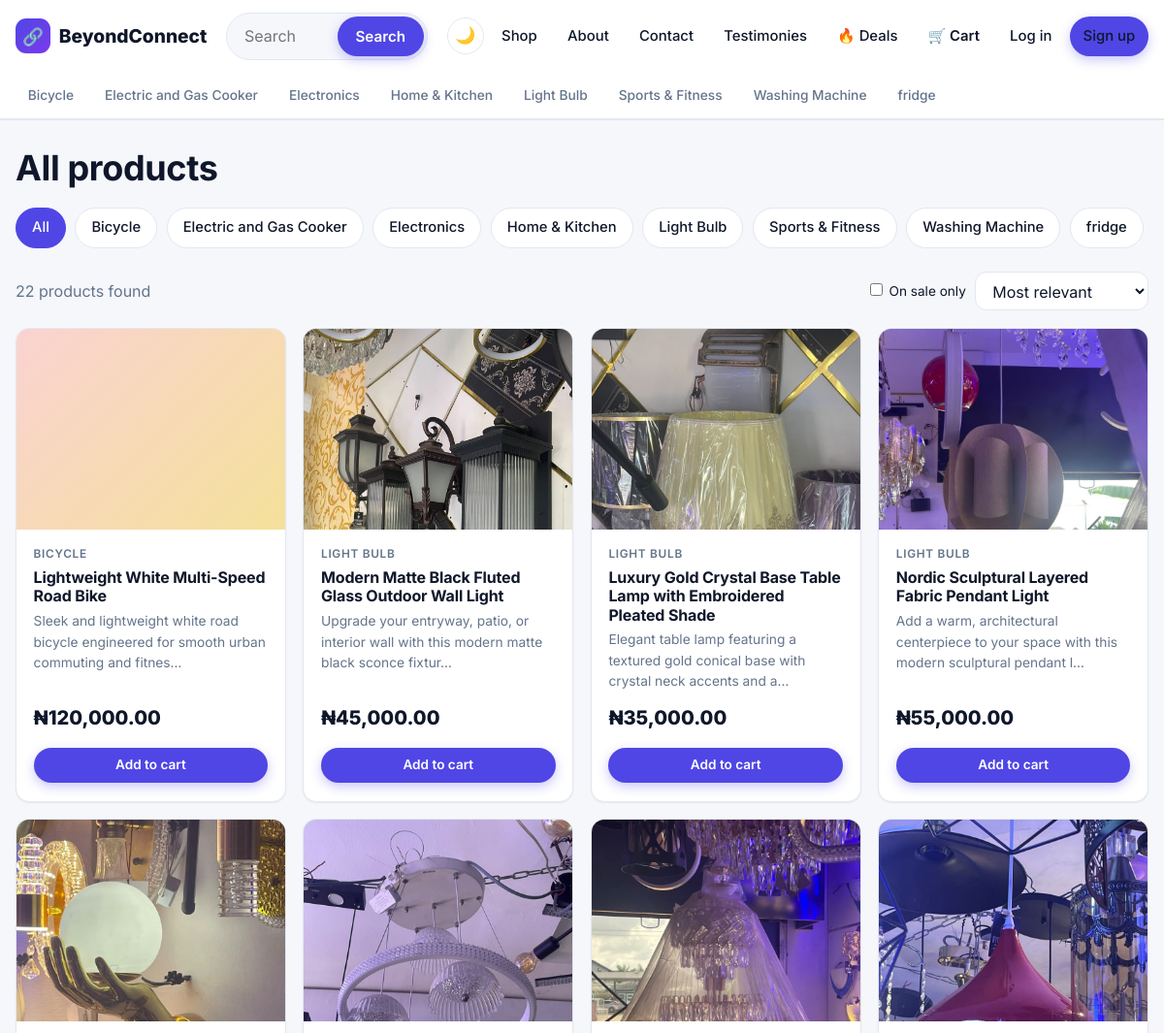
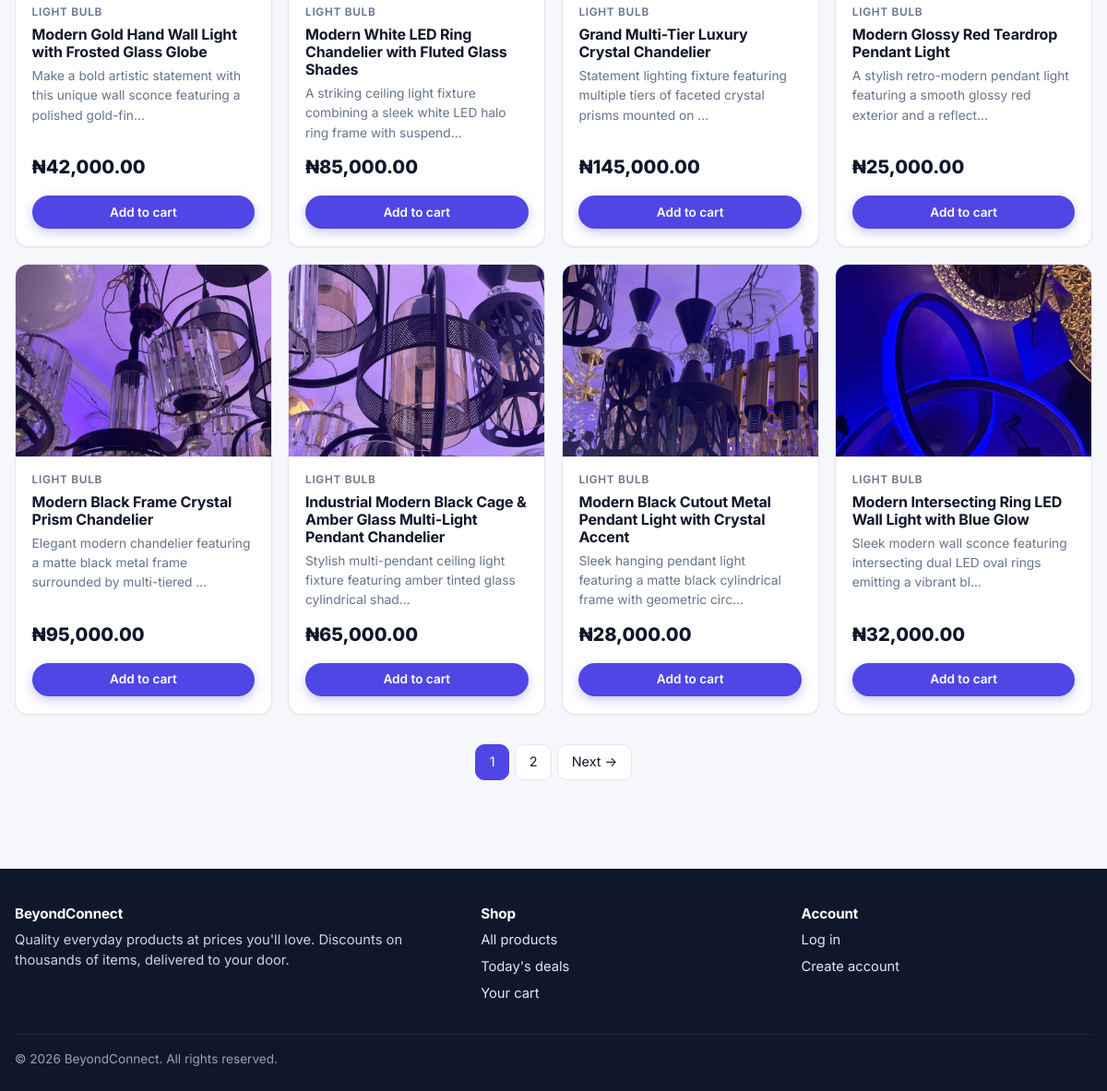
Screenshot of /products/ with the database file from the repository (2 pictures, top to bottom).
### store/models.py (models this page shows, shortened)
class Category(models.Model):
    name = models.CharField(max_length=100, unique=True)
    slug = models.SlugField(max_length=110, unique=True, blank=True)
    icon = models.CharField(max_length=8, blank=True, default="🛍️", help_text="An emoji shown on category chips.")
    description = models.TextField(blank=True)
    class Meta:
        ordering = ["name"]
        verbose_name_plural = "categories"
    def get_absolute_url(self):
        return reverse("store:category", args=[self.slug])

class Product(models.Model):
    category = models.ForeignKey(Category, on_delete=models.PROTECT, related_name="products")
    name = models.CharField(max_length=200)
    slug = models.SlugField(max_length=220, unique=True, blank=True)
    description = models.TextField()
    price = models.DecimalField(
        "original price",
        max_digits=10,
        decimal_places=2,
        validators=[MinValueValidator(Decimal("0.01"))],
    )
    discount_percent = models.PositiveSmallIntegerField(
        default=0,
        validators=[MaxValueValidator(90)],
        help_text="0-90. The discounted price is calculated automatically.",
    )
    stock = models.PositiveIntegerField(default=0)
    image = models.ImageField(upload_to="products/", blank=True)
    image_url = models.URLField(blank=True, help_text="Optional: use an external image instead of uploading one.")
    is_active = models.BooleanField(default=True, help_text="Untick to hide the product from the store.")
    is_featured = models.BooleanField(default=False)
    created_at = models.DateTimeField(auto_now_add=True)
    updated_at = models.DateTimeField(auto_now=True)
    class Meta:
        ordering = ["-created_at"]
    def get_absolute_url(self):
        return reverse("store:product_detail", args=[self.slug])
    @property
    def has_discount(self):
        return self.discount_percent > 0
    @property
    def discounted_price(self):
        factor = Decimal(100 - self.discount_percent) / Decimal(100)
        return (Decimal(self.price) * factor).quantize(TWO_PLACES, rounding=ROUND_HALF_UP)
    @property
    def in_stock(self):
        return self.stock > 0
    @property
    def image_src(self):
        if self.image:
            return self.image.url
        return self.image_url or ""
    @property
    def placeholder_hue(self):
        return ((self.pk or 0) * 47) % 360

### store/views.py (the view)
# urls.py: path("products/", views.product_list, name="product_list"),
def product_list(request, category_slug=None):
    query = request.GET.get("q", "").strip()
    sort = request.GET.get("sort", "relevance")
    deals_only = request.GET.get("deals") == "1"
    category = get_object_or_404(Category, slug=category_slug) if category_slug else None
    products = Product.objects.filter(is_active=True).select_related("category")
    if category:
        products = products.filter(category=category)
    if deals_only:
        products = products.filter(discount_percent__gt=0)
    if query:
        for term in query.split()[:6]:
            products = products.filter(
                Q(name__icontains=term) | Q(description__icontains=term) | Q(category__name__icontains=term)
            )
    products = products.annotate(
        net_price=ExpressionWrapper(
            F("price") * (100 - F("discount_percent")),
            output_field=DecimalField(max_digits=14, decimal_places=2),
        )
    )
    if sort == "price_low":
        products = products.order_by("net_price", "name")
    elif sort == "price_high":
        products = products.order_by("-net_price", "name")
    elif sort == "discount":
        products = products.order_by("-discount_percent", "name")
    elif sort == "name":
        products = products.order_by("name")
    elif sort == "newest":
        products = products.order_by("-created_at")
    else:
        sort = "relevance"
        if query:
            products = products.annotate(
                rel=Case(
                    When(name__icontains=query, then=Value(0)),
                    default=Value(1),
                    output_field=IntegerField(),
                )
            ).order_by("rel", "-is_featured", "-created_at")
        else:
            products = products.order_by("-is_featured", "-created_at")
    paginator = Paginator(products, PAGE_SIZE)
    page = paginator.get_page(request.GET.get("page"))
    context = {
        "page_obj": page,
        "products": page.object_list,
        "result_count": paginator.count,
        "query": query,
        "category": category,
        "sort": sort,
        "sort_options": SORT_OPTIONS,
        "deals_only": deals_only,
        "categories": Category.objects.all(),
    }
    return render(request, "store/product_list.html", context)

### store/cart.py (called while the page is built)
    def __len__(self):
        return sum(self.items.values())

### store/context_processors.py (called while the page is built)
def site(request):
    return {
        "SITE_NAME": settings.SITE_NAME,
        "CURRENCY": settings.CURRENCY_SYMBOL,
        "FREE_SHIPPING": Decimal(str(settings.FREE_SHIPPING_THRESHOLD)),
        "cart_count": len(Cart(request)),
        "nav_categories": Category.objects.all()[:8],
    }

### store/templatetags/store_extras.py (called while the page is built)
@register.filter
def money(value):
    try:
        amount = Decimal(value)
    except (InvalidOperation, TypeError, ValueError):
        return value
    return f"{settings.CURRENCY_SYMBOL}{amount:,.2f}"

@register.simple_tag(takes_context=True)
def url_replace(context, **kwargs):
    query = context["request"].GET.copy()
    for key, value in kwargs.items():
        query[key] = value
    return query.urlencode()

### templates/store/product_list.html (shortened to what this page needs)
{% extends "base.html" %}
{% load store_extras %}
{% block content %}
<div class="page-head">
  {% if query %}
    <h1>Results for “{{ query }}”</h1>
  {% elif category %}
    <h1>{{ category.icon }} {{ category.name }}</h1>
    {% if category.description %}<p class="muted">{{ category.description }}</p>{% endif %}
  {% elif deals_only %}
    <h1>🔥 Deals &amp; discounts</h1>
  {% else %}
    <h1>All products</h1>
  {% endif %}
</div>
<div class="chips mb">
  <a class="chip {% if not category %}active{% endif %}" href="{% url 'store:product_list' %}{% if query %}?q={{ query|urlencode }}{% endif %}">All</a>
  {% for c in categories %}
    <a class="chip {% if category and category.pk == c.pk %}active{% endif %}" href="{{ c.get_absolute_url }}{% if query %}?q={{ query|urlencode }}{% endif %}">{{ c.icon }} {{ c.name }}</a>
  {% endfor %}
</div>
<div class="toolbar">
  <p class="muted" style="margin:0">{{ result_count }} product{{ result_count|pluralize }} found</p>
  <form method="get">
    <label class="small"><input type="checkbox" name="deals" value="1" {% if deals_only %}checked{% endif %} onchange="this.form.submit()"> On sale only</label>
    <select name="sort" class="select" onchange="this.form.submit()" aria-label="Sort products">
      {% for value, label in sort_options %}<option value="{{ value }}" {% if sort == value %}selected{% endif %}>{{ label }}</option>{% endfor %}
    </select>
  </form>
</div>
{% if products %}
  <div class="grid">{% for product in products %}{% include "store/_product_card.html" %}{% endfor %}</div>
  {% include "partials/_pagination.html" %}
{% endif %}
{% endblock %}

### templates/base.html (shortened to what this page needs)
{% load static %}<!DOCTYPE html>
<html lang="en">
<head>
  <link rel="stylesheet" href="{% static 'css/style.css' %}">
</head>
<body>
  <header class="site-header">
    <div class="container header-row">
      <a href="{% url 'store:home' %}" class="brand"><span class="brand-mark">🔗</span>{{ SITE_NAME }}</a>
      <form class="search-form" action="{% url 'store:search' %}" method="get" role="search" autocomplete="off">
        <input type="search" name="q" value="{{ request.GET.q }}" placeholder="Search products, e.g. laptop, shoes, lamp…" aria-label="Search products" data-search-input>
        <button class="btn btn-primary" type="submit">Search</button>
      </form>
      <nav class="nav" data-nav>
        <button type="button" class="theme-toggle" data-theme-toggle aria-label="Switch to dark mode" title="Switch light / dark mode">🌙</button>
        <a href="{% url 'store:product_list' %}">Shop</a>
        <a href="{% url 'store:about' %}">About</a>
        <a href="{% url 'store:contact' %}">Contact</a>
        <a href="{% url 'store:testimonials' %}">Testimonies</a>
        <a href="{% url 'store:product_list' %}?deals=1&sort=discount">🔥 Deals</a>
        <a href="{% url 'store:cart' %}" class="cart-link">🛒 Cart{% if cart_count %}<span class="cart-count">{{ cart_count }}</span>{% endif %}</a>
        {% if user.is_authenticated %}
          {% if user.is_staff %}<a href="{% url 'dashboard:home' %}">Admin</a>{% endif %}
          <a href="{% url 'accounts:dashboard' %}">👤 {{ user.first_name|default:user.username }}</a>
          <form action="{% url 'accounts:logout' %}" method="post">{% csrf_token %}<button type="submit" class="link-button">Log out</button></form>
        {% else %}
          <a href="{% url 'accounts:login' %}">Log in</a>
          <a href="{% url 'accounts:signup' %}" class="btn btn-primary btn-sm">Sign up</a>
        {% endif %}
      </nav>
    </div>
    {% if nav_categories %}
    <div class="category-bar">
      <div class="container">
        {% for c in nav_categories %}<a href="{{ c.get_absolute_url }}">{{ c.icon }} {{ c.name }}</a>{% endfor %}
      </div>
    </div>
    {% endif %}
  </header>
  <main>
    <div class="container">
      {% block content %}{% endblock %}
    </div>
  </main>
  <footer class="site-footer">
    <div class="container">
      <div class="footer-grid">
        <div>
          <h4>{{ SITE_NAME }}</h4>
          <p>Quality everyday products at prices you'll love. Discounts on thousands of items, delivered to your door.</p>
        </div>
        <div>
          <h4>Shop</h4>
          <ul>
            <li><a href="{% url 'store:product_list' %}">All products</a></li>
            <li><a href="{% url 'store:product_list' %}?deals=1&sort=discount">Today's deals</a></li>
            <li><a href="{% url 'store:cart' %}">Your cart</a></li>
          </ul>
        </div>
        <div>
          <h4>Account</h4>
          <ul>
            {% if user.is_authenticated %}
              <li><a href="{% url 'accounts:dashboard' %}">My dashboard</a></li>
              <li><a href="{% url 'accounts:order_list' %}">My orders</a></li>
            {% else %}
              <li><a href="{% url 'accounts:login' %}">Log in</a></li>
              <li><a href="{% url 'accounts:signup' %}">Create account</a></li>
            {% endif %}
          </ul>
        </div>
      </div>
      <div class="copyright">© {% now "Y" %} {{ SITE_NAME }}. All rights reserved.</div>
    </div>
  </footer>
</body>
</html>

### templates/store/_product_card.html (shortened to what this page needs)
{% load store_extras %}
<article class="card product-card">
  <a href="{{ product.get_absolute_url }}" class="card-media" style="--h: {{ product.placeholder_hue }}" aria-label="{{ product.name }}">
    {% if product.image_src %}<img src="{{ product.image_src }}" alt="{{ product.name }}" loading="lazy">{% else %}<span class="ph-icon">{{ product.category.icon }}</span>{% endif %}
  </a>
  <div class="card-body">
    <p class="card-cat">{{ product.category.name }}</p>
    <h3><a href="{{ product.get_absolute_url }}">{{ product.name }}</a></h3>
    <p class="card-desc">{{ product.description|truncatechars:90 }}</p>
    <div class="price-row">
      <span class="price-now">{{ product.discounted_price|money }}</span>
    </div>
    {% if product.in_stock %}
      <form action="{% url 'store:add_to_cart' product.pk %}" method="post">
        <button type="submit" class="btn btn-primary btn-block btn-sm">Add to cart</button>
      </form>
    {% else %}
      <button class="btn btn-ghost btn-block btn-sm" disabled>Out of stock</button>
    {% endif %}
  </div>
</article>

### rows the page displays
Category: name "Bicycle"
Category: name "Electric and Gas Cooker"
Category: name "Electronics"
Category: name "Home & Kitchen"
Category: name "Light Bulb"
Category: name "Sports & Fitness"
Category: name "Washing Machine"
Category: name "fridge"
Product: category.name "BICYCLE", name "Lightweight White Multi-Speed Road Bike", description "Sleek and lightweight white road bicycle engineered for smooth urban commuting and fitnes…", discounted_price "₦120,000.00"
Product: image_src (picture), category.name "LIGHT BULB", name "Modern Matte Black Fluted Glass Outdoor Wall Light", description "Upgrade your entryway, patio, or interior wall with this modern matte black sconce fixtur…", discounted_price "₦45,000.00"
Product: image_src (picture), category.name "LIGHT BULB", name "Luxury Gold Crystal Base Table Lamp with Embroidered Pleated Shade", description "Elegant table lamp featuring a textured gold conical base with crystal neck accents and a…", discounted_price "₦35,000.00"
Product: image_src (picture), category.name "LIGHT BULB", name "Nordic Sculptural Layered Fabric Pendant Light", description "Add a warm, architectural centerpiece to your space with this modern sculptural pendant l…", discounted_price "₦55,000.00"
Product: image_src (picture), category.name "LIGHT BULB", name "Modern Gold Hand Wall Light with Frosted Glass Globe", description "Make a bold artistic statement with this unique wall sconce featuring a polished gold-fin…", discounted_price "₦42,000.00"
Product: image_src (picture), category.name "LIGHT BULB", name "Modern White LED Ring Chandelier with Fluted Glass Shades", description "A striking ceiling light fixture combining a sleek white LED halo ring frame with suspend…", discounted_price "₦85,000.00"
Product: image_src (picture), category.name "LIGHT BULB", name "Grand Multi-Tier Luxury Crystal Chandelier", description "Statement lighting fixture featuring multiple tiers of faceted crystal prisms mounted on …", discounted_price "₦145,000.00"
Product: image_src (picture), category.name "LIGHT BULB", name "Modern Glossy Red Teardrop Pendant Light", description "A stylish retro-modern pendant light featuring a smooth glossy red exterior and a reflect…", discounted_price "₦25,000.00"
Product: image_src (picture), category.name "LIGHT BULB", name "Modern Black Frame Crystal Prism Chandelier", description "Elegant modern chandelier featuring a matte black metal frame surrounded by multi-tiered …", discounted_price "₦95,000.00"
Product: image_src (picture), category.name "LIGHT BULB", name "Industrial Modern Black Cage & Amber Glass Multi-Light Pendant Chandelier", description "Stylish multi-pendant ceiling light fixture featuring amber tinted glass cylindrical shad…", discounted_price "₦65,000.00"
Product: image_src (picture), category.name "LIGHT BULB", name "Modern Black Cutout Metal Pendant Light with Crystal Accent", description "Sleek hanging pendant light featuring a matte black cylindrical frame with geometric circ…", discounted_price "₦28,000.00"
Product: image_src (picture), category.name "LIGHT BULB", name "Modern Intersecting Ring LED Wall Light with Blue Glow", description "Sleek modern wall sconce featuring intersecting dual LED oval rings emitting a vibrant bl…", discounted_price "₦32,000.00"

### other values shown
{{ SITE_NAME }} "BeyondConnect"
{{ result_count }} "22"
{{ n }} "1"
{{ n }} "2"
form field sort "Most relevant"
